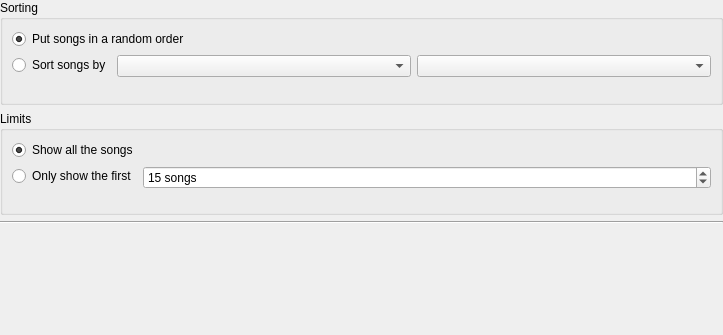
<?xml version="1.0" encoding="UTF-8"?>
<ui version="4.0">
 <class>SmartPlaylistQuerySortPage</class>
 <widget class="QWidget" name="SmartPlaylistQuerySortPage">
  <property name="geometry">
   <rect>
    <x>0</x>
    <y>0</y>
    <width>723</width>
    <height>335</height>
   </rect>
  </property>
  <property name="windowTitle">
   <string>Form</string>
  </property>
  <layout class="QVBoxLayout" name="verticalLayout">
   <property name="leftMargin">
    <number>0</number>
   </property>
   <property name="topMargin">
    <number>0</number>
   </property>
   <property name="rightMargin">
    <number>0</number>
   </property>
   <property name="bottomMargin">
    <number>0</number>
   </property>
   <item>
    <widget class="QGroupBox" name="groupBox">
     <property name="title">
      <string>Sorting</string>
     </property>
     <layout class="QFormLayout" name="formLayout">
      <item row="0" column="0" colspan="2">
       <widget class="QRadioButton" name="random">
        <property name="text">
         <string>Put songs in a random order</string>
        </property>
        <property name="checked">
         <bool>true</bool>
        </property>
       </widget>
      </item>
      <item row="1" column="0">
       <widget class="QRadioButton" name="field">
        <property name="text">
         <string>Sort songs by</string>
        </property>
       </widget>
      </item>
      <item row="1" column="1">
       <layout class="QHBoxLayout" name="horizontalLayout">
        <item>
         <widget class="QComboBox" name="field_value"/>
        </item>
        <item>
         <widget class="QComboBox" name="order">
          <property name="sizeAdjustPolicy">
           <enum>QComboBox::AdjustToContents</enum>
          </property>
         </widget>
        </item>
       </layout>
      </item>
     </layout>
    </widget>
   </item>
   <item>
    <widget class="QGroupBox" name="groupBox_2">
     <property name="title">
      <string>Limits</string>
     </property>
     <layout class="QFormLayout" name="formLayout_2">
      <item row="0" column="0" colspan="2">
       <widget class="QRadioButton" name="limit_none">
        <property name="text">
         <string>Show all the songs</string>
        </property>
        <property name="checked">
         <bool>true</bool>
        </property>
       </widget>
      </item>
      <item row="1" column="0">
       <widget class="QRadioButton" name="limit_limit">
        <property name="text">
         <string>Only show the first</string>
        </property>
       </widget>
      </item>
      <item row="1" column="1">
       <widget class="QSpinBox" name="limit_value">
        <property name="minimumSize">
         <size>
          <width>150</width>
          <height>0</height>
         </size>
        </property>
        <property name="suffix">
         <string> songs</string>
        </property>
        <property name="maximum">
         <number>1000</number>
        </property>
        <property name="value">
         <number>15</number>
        </property>
       </widget>
      </item>
     </layout>
    </widget>
   </item>
   <item>
    <widget class="Line" name="line">
     <property name="orientation">
      <enum>Qt::Horizontal</enum>
     </property>
    </widget>
   </item>
   <item>
    <widget class="smart_playlists::SearchPreview" name="preview" native="true"/>
   </item>
  </layout>
 </widget>
 <customwidgets>
  <customwidget>
   <class>smart_playlists::SearchPreview</class>
   <extends>QWidget</extends>
   <header>smartplaylists/searchpreview.h</header>
   <container>1</container>
  </customwidget>
 </customwidgets>
 <resources/>
 <connections/>
</ui>
